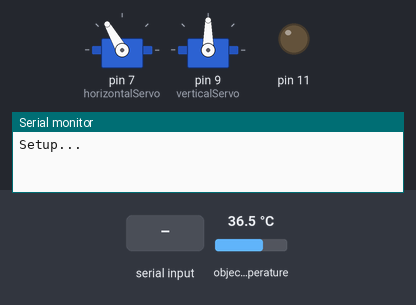
The sketch below on a simulated Arduino Uno, built with avr-gcc and run on an emulated ATmega328P. Parts: 2 × servo, output pins drawn as LEDs (lit = HIGH), the last lines printed to the serial monitor. Wiring (inferred from the names in the program): MLX90614 thermometer at I2C address 0x5A. Inputs (shaded band) come from the test bench; at power-on: object temperature 36.5 °C.

Above: at 1.2 s.
1.3 s: "c90\n" received over Serial
At 2.5 s:
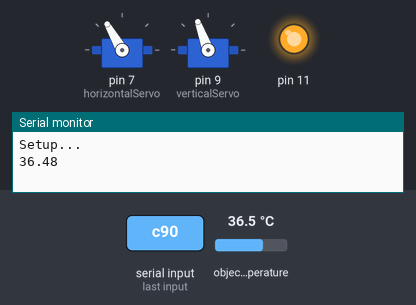
2.8 s: "l90\n" received over Serial
At 3.8 s:
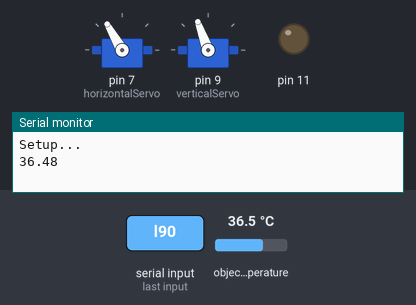
4.3 s: "n90\n" received over Serial
At 4.6 s:
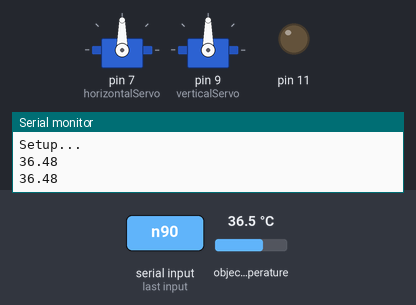
5.8 s: "l,45\n" received over Serial
At 6.5 s:
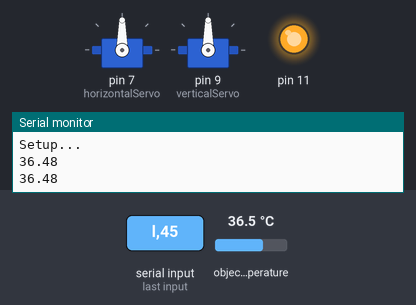
7.3 s: "n,45\n" received over Serial
At 8.5 s:
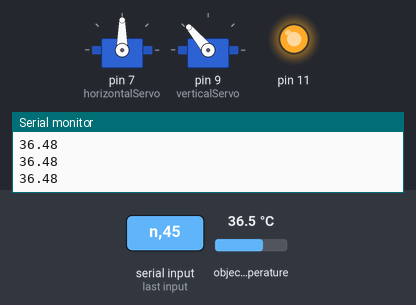
8.8 s: "l" received over Serial
At 9.8 s:
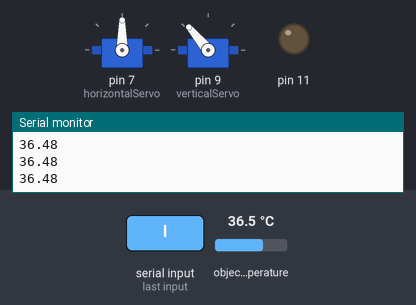
Timing chart, 0 to 11.3 s (numbered marks = the images above; inputs shaded):
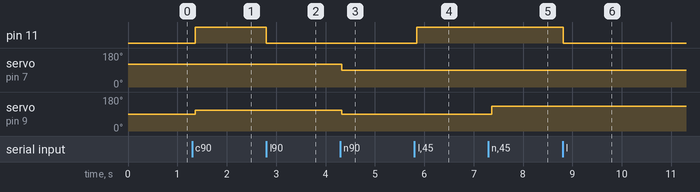

Measured:
- after the input at 1.3 s, pin 11: LOW → HIGH after 0.06 s; servo on pin 9 (verticalServo): 90° → 110° after 0.06 s
- after the input at 2.8 s, pin 11: HIGH → LOW at once
- after the input at 4.3 s, servo on pin 7 (horizontalServo): 120° → 90° at once; servo on pin 9 (verticalServo): 110° → 90° at once
- after the input at 5.8 s, pin 11: LOW → HIGH after 0.05 s
- after the input at 7.3 s, servo on pin 9 (verticalServo): 90° → 130° after 0.07 s
- after the input at 8.8 s, pin 11: HIGH → LOW at once

The sketch:

ThermIS_Microcontroller.ino
```cpp
#include <i2cmaster.h>
#include <Servo.h>

Servo horizontalServo, verticalServo;
int horizontalPosition;
int verticalPosition ;
String inString = "";
int ver = 90;
int hor = 120;
int currentPosition = 1;
int topBound = 130, bottomBound = 90, leftBound = 90, rightBound = 150;

void setup(){
	Serial.begin(9600);
	Serial.println("Setup...");

	i2c_init(); //Initialise the i2c bus
	PORTC = (1 << PORTC4) | (1 << PORTC5);//enable pullups
        horizontalServo.attach(7);
        verticalServo.attach(9);

        horizontalServo.write((leftBound+rightBound)/2);
        verticalServo.write(bottomBound);
        pinMode(11, OUTPUT);
}

void loop(){
    while (Serial.available() > 0) {
        int inChar = Serial.read();
        if(inChar == 'l'){ //Toggle the laser
            digitalWrite(11, !digitalRead(11));
        } else if(inChar == 'c'){ //Start the calibration
          digitalWrite(11, HIGH);
          horizontalServo.write((rightBound+leftBound)/2);
          verticalServo.write((topBound+bottomBound)/2);
          currentPosition =2;
          measureTemp();
        } else if(inChar == 'n'){ //Continue the calibration and point servos to the right spot
          measureTemp();
          switch (currentPosition) {
            case 2:
              horizontalServo.write(leftBound);
              verticalServo.write(bottomBound);
              currentPosition +=1;
              break;
            case 3:
              horizontalServo.write(leftBound);
              verticalServo.write(topBound);
              currentPosition +=1;
              break;
             case 4:
              horizontalServo.write(rightBound);
              verticalServo.write(bottomBound);
              currentPosition +=1;
              break;
             case 5:
              horizontalServo.write(rightBound);
              verticalServo.write(topBound);
              currentPosition =1;
              delay(500);
              break;
            default:
             delay(500);
              currentPosition = 1;
              break;
          }
        } else if (inChar == ',') { //Break off the inString and save to x-coordinate
            hor = inString.toInt();
            inString="";
        } else if (inChar == '.') { //Break off the inString and save to y-coordinate. Point servos and take thermal reading
          ver = inString.toInt();
          inString="";
          if(hor >= leftBound && hor <=rightBound && ver >=bottomBound && ver<= topBound){
            horizontalServo.write(hor);
            verticalServo.write(ver);
          }
          delay(285);
          measureTemp();
        } else if (isDigit(inChar)) { //If applicable, append the incoming digit to the inString
          // convert the incoming byte to a char
          // and add it to the string:
          inString += (char)inChar;
        } else {
          //delay(100);
        }

    }
    inString="";

    delay(80); // wait a moment before the next serial instantiation
}

//Method to measure the temperature and output the data through Serial
void measureTemp(){
  int dev = 0x5A<<1;
  int data_low = 0;
  int data_high = 0;
  int pec = 0;

  i2c_start_wait(dev+I2C_WRITE);
  i2c_write(0x07);

  // read
  i2c_rep_start(dev+I2C_READ);
  data_low = i2c_readAck(); //Read 1 byte and then send ack
  data_high = i2c_readAck(); //Read 1 byte and then send ack
  pec = i2c_readNak();
  i2c_stop();

  //This converts high and low bytes together and processes temperature, MSB is a error bit and is ignored for temps
  double tempFactor = 0.02; // 0.02 degrees per LSB (measurement resolution of the MLX90614)
  double tempData = 0x0000; // zero out the data
  int frac; // data past the decimal point

  // This masks off the error bit of the high byte, then moves it left 8 bits and adds the low byte.
  tempData = (double)(((data_high & 0x007F) << 8) + data_low);
  tempData = (tempData * tempFactor)-0.01;

  float celcius = tempData - 273.15;
  Serial.println(celcius);
}
```

twimaster.cpp
```cpp
/*************************************************************************
* Title:    I2C master library using hardware TWI interface
* Author:   Peter Fleury <pfleury@gmx.ch>  http://jump.to/fleury
* File:     $Id: twimaster.c,v 1.3 2005/07/02 11:14:21 Peter Exp $
* Software: AVR-GCC 3.4.3 / avr-libc 1.2.3
* Target:   any AVR device with hardware TWI
* Usage:    API compatible with I2C Software Library i2cmaster.h
**************************************************************************/
#include <inttypes.h>
#include <compat/twi.h>

#include <i2cmaster.h>


/* define CPU frequency in Mhz here if not defined in Makefile */
#ifndef F_CPU
#define F_CPU 16000000UL
#endif

/* I2C clock in Hz */
#define SCL_CLOCK 50000L


/*************************************************************************
 Initialization of the I2C bus interface. Need to be called only once
*************************************************************************/
void i2c_init(void)
{
  /* initialize TWI clock: 100 kHz clock, TWPS = 0 => prescaler = 1 */

  TWSR = 0;                         /* no prescaler */
  TWBR = ((F_CPU/SCL_CLOCK)-16)/2;  /* must be > 10 for stable operation */

}/* i2c_init */


/*************************************************************************
  Issues a start condition and sends address and transfer direction.
  return 0 = device accessible, 1= failed to access device
*************************************************************************/
unsigned char i2c_start(unsigned char address)
{
    uint8_t   twst;

	// send START condition
	TWCR = (1<<TWINT) | (1<<TWSTA) | (1<<TWEN);

	// wait until transmission completed
	while(!(TWCR & (1<<TWINT)));

	// check value of TWI Status Register. Mask prescaler bits.
	twst = TW_STATUS & 0xF8;
	if ( (twst != TW_START) && (twst != TW_REP_START)) return 1;

	// send device address
	TWDR = address;
	TWCR = (1<<TWINT) | (1<<TWEN);

	// wail until transmission completed and ACK/NACK has been received
	while(!(TWCR & (1<<TWINT)));

	// check value of TWI Status Register. Mask prescaler bits.
	twst = TW_STATUS & 0xF8;
	if ( (twst != TW_MT_SLA_ACK) && (twst != TW_MR_SLA_ACK) ) return 1;

	return 0;

}/* i2c_start */


/*************************************************************************
 Issues a start condition and sends address and transfer direction.
 If device is busy, use ack polling to wait until device is ready

 Input:   address and transfer direction of I2C device
*************************************************************************/
void i2c_start_wait(unsigned char address)
{
    uint8_t   twst;


    while ( 1 )
    {
	    // send START condition
	    TWCR = (1<<TWINT) | (1<<TWSTA) | (1<<TWEN);

    	// wait until transmission completed
    	while(!(TWCR & (1<<TWINT)));

    	// check value of TWI Status Register. Mask prescaler bits.
    	twst = TW_STATUS & 0xF8;
    	if ( (twst != TW_START) && (twst != TW_REP_START)) continue;

    	// send device address
    	TWDR = address;
    	TWCR = (1<<TWINT) | (1<<TWEN);

    	// wail until transmission completed
    	while(!(TWCR & (1<<TWINT)));

    	// check value of TWI Status Register. Mask prescaler bits.
    	twst = TW_STATUS & 0xF8;
    	if ( (twst == TW_MT_SLA_NACK )||(twst ==TW_MR_DATA_NACK) )
    	{
    	    /* device busy, send stop condition to terminate write operation */
	        TWCR = (1<<TWINT) | (1<<TWEN) | (1<<TWSTO);

	        // wait until stop condition is executed and bus released
	        while(TWCR & (1<<TWSTO));

    	    continue;
    	}
    	//if( twst != TW_MT_SLA_ACK) return 1;
    	break;
     }

}/* i2c_start_wait */


/*************************************************************************
 Issues a repeated start condition and sends address and transfer direction

 Input:   address and transfer direction of I2C device

 Return:  0 device accessible
          1 failed to access device
*************************************************************************/
unsigned char i2c_rep_start(unsigned char address)
{
    return i2c_start( address );

}/* i2c_rep_start */


/*************************************************************************
 Terminates the data transfer and releases the I2C bus
*************************************************************************/
void i2c_stop(void)
{
    /* send stop condition */
	TWCR = (1<<TWINT) | (1<<TWEN) | (1<<TWSTO);

	// wait until stop condition is executed and bus released
	while(TWCR & (1<<TWSTO));

}/* i2c_stop */


/*************************************************************************
  Send one byte to I2C device

  Input:    byte to be transfered
  Return:   0 write successful
            1 write failed
*************************************************************************/
unsigned char i2c_write( unsigned char data )
{
    uint8_t   twst;

	// send data to the previously addressed device
	TWDR = data;
	TWCR = (1<<TWINT) | (1<<TWEN);

	// wait until transmission completed
	while(!(TWCR & (1<<TWINT)));

	// check value of TWI Status Register. Mask prescaler bits
	twst = TW_STATUS & 0xF8;
	if( twst != TW_MT_DATA_ACK) return 1;
	return 0;

}/* i2c_write */


/*************************************************************************
 Read one byte from the I2C device, request more data from device

 Return:  byte read from I2C device
*************************************************************************/
unsigned char i2c_readAck(void)
{
	TWCR = (1<<TWINT) | (1<<TWEN) | (1<<TWEA);
	while(!(TWCR & (1<<TWINT)));

    return TWDR;

}/* i2c_readAck */


/*************************************************************************
 Read one byte from the I2C device, read is followed by a stop condition

 Return:  byte read from I2C device
*************************************************************************/
unsigned char i2c_readNak(void)
{
	TWCR = (1<<TWINT) | (1<<TWEN);
	while(!(TWCR & (1<<TWINT)));

    return TWDR;

}/* i2c_readNak */
```
